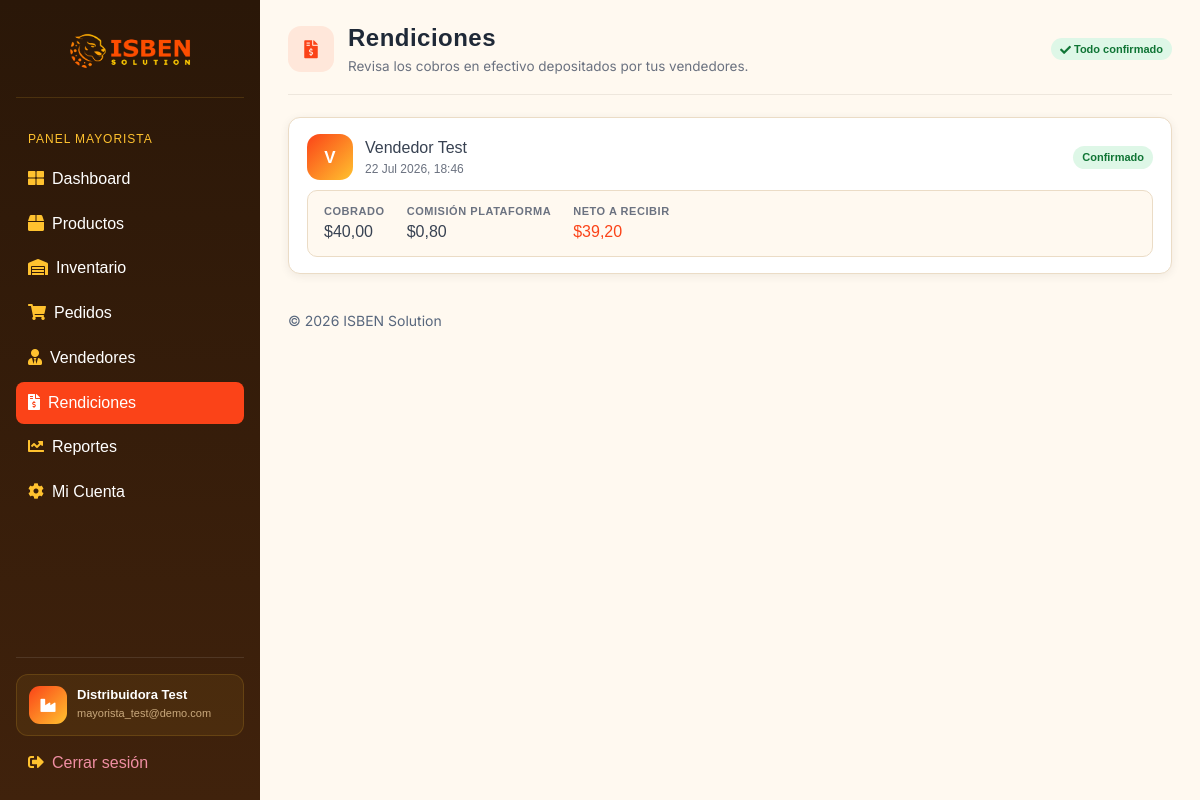
Page /mayorista/rendiciones/ (signed in) on the earlier database version.
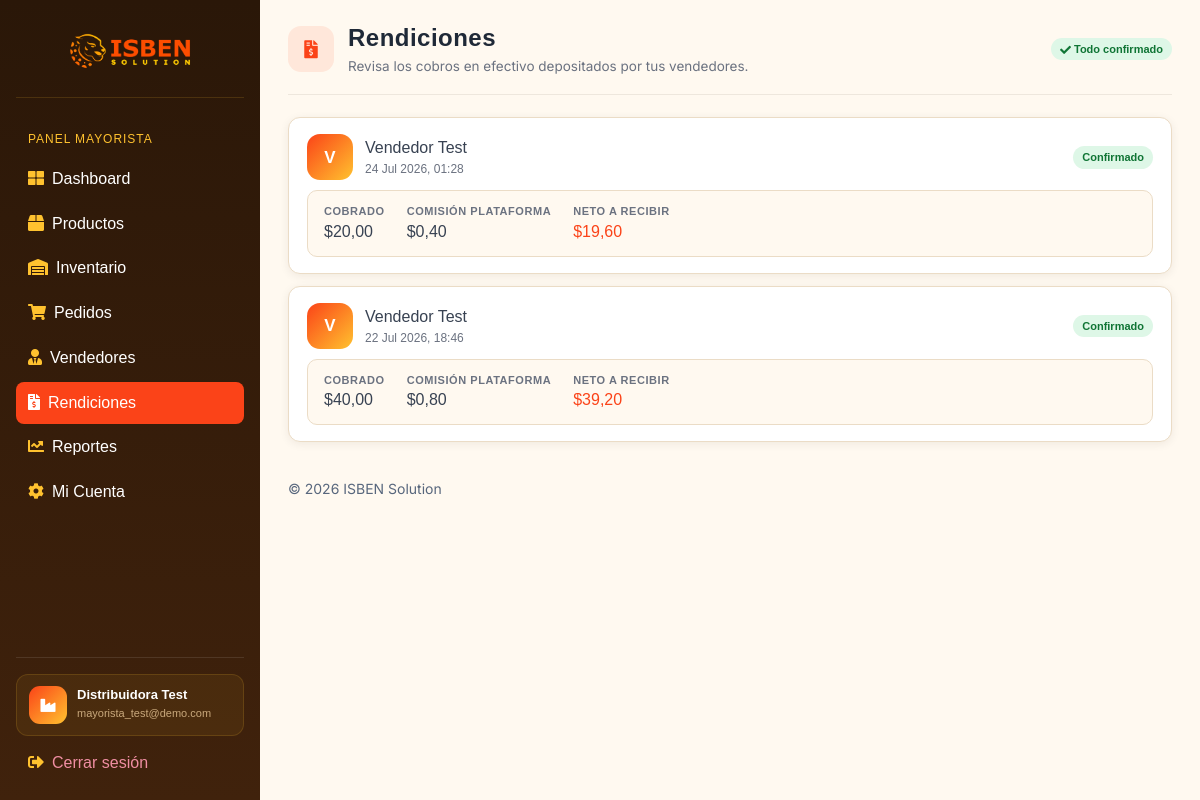
Same page on the later database version.
### appDjango/models.py (models this page shows, shortened)
class Rendicion(models.Model):
    ESTADO_CHOICES = [
        ("pendiente", "Pendiente"),
        ("confirmado", "Confirmado por mayorista"),
    ]
    vendedor = models.ForeignKey(
        Vendedor, on_delete=models.CASCADE, related_name="rendiciones"
    )
    mayorista = models.ForeignKey(
        Mayorista, on_delete=models.CASCADE, related_name="rendiciones"
    )
    total_cobrado = models.DecimalField(max_digits=12, decimal_places=2, default=0)
    total_comision = models.DecimalField(max_digits=12, decimal_places=2, default=0)
    estado = models.CharField(
        max_length=20, choices=ESTADO_CHOICES, default="pendiente"
    )
    creado_en = models.DateTimeField(auto_now_add=True, null=True)
    def calcular_total_neto(self):
        return self.total_cobrado - self.total_comision

class Vendedor(models.Model):
    TIPO_PERFIL_CHOICES = [
        ("general", "General"),
        ("especializado", "Especializado"),
    ]
    cuenta = models.OneToOneField(
        settings.AUTH_USER_MODEL,
        on_delete=models.CASCADE,
        related_name="perfil_vendedor",
    )
    mayorista = models.ForeignKey(
        Mayorista, on_delete=models.CASCADE, related_name="vendedores"
    )
    nombre = models.CharField(max_length=255)
    primer_login = models.BooleanField(default=True)
    tipo_perfil = models.CharField(
        max_length=20, choices=TIPO_PERFIL_CHOICES, default="general"
    )
    producto_asignado = models.ForeignKey(
        "Producto",
        on_delete=models.SET_NULL,
        blank=True,
        null=True,
        related_name="vendedores_asignados",
    )
    activo = models.BooleanField(default=True)

### appDjango/views.py (the view)
@mayorista_required
def mayorista_rendiciones(request):
    rendiciones = (
        Rendicion.objects.filter(mayorista=request.mayorista)
        .select_related("vendedor")
        .order_by("-id")
    )
    pendientes_qs = rendiciones.filter(estado="pendiente")
    total_pendiente = sum(r.calcular_total_neto() for r in pendientes_qs)
    return render(
        request,
        "mayorista/rendiciones.html",
        {
            "rendiciones": rendiciones,
            "pendientes": pendientes_qs.count(),
            "total_pendiente": total_pendiente,
        },
    )

### appDjango/templates/mayorista/rendiciones.html (shortened to what this page needs)
{% extends 'layouts/base.html' %}
{% block content %}
  <div class="pagina-cabecera">
    <div class="pagina-cabecera-titulo">
      <div class="pagina-cabecera-icono"><i class="fas fa-file-invoice-dollar"></i></div>
      <div>
        <h1>Rendiciones</h1>
        <p class="subtitulo">Revisa los cobros en efectivo depositados por tus vendedores.</p>
      </div>
    </div>
    <div class="pagina-cabecera-acciones">
      {% if pendientes > 0 %}
        <span class="portal-badge portal-badge-amber"><i class="fas fa-clock"></i>&nbsp;{{ pendientes }} pendiente{{ pendientes|pluralize }} · ${{ total_pendiente|floatformat:2 }}</span>
      {% else %}
        <span class="portal-badge portal-badge-green"><i class="fas fa-check"></i>&nbsp;Todo confirmado</span>
      {% endif %}
    </div>
  </div>
  {% for rendicion in rendiciones %}
    <div class="portal-list-card">
      <div class="portal-list-card-row">
        <div class="vendedor-cabecera" style="margin-bottom:0;">
          <div class="vendedor-avatar">{{ rendicion.vendedor.nombre|first|upper }}</div>
          <div>
            <strong>{{ rendicion.vendedor.nombre }}</strong>
            <div style="font-size:12px; color:hsl(var(--muted-foreground));">{{ rendicion.creado_en|date:"d M Y, H:i" }}</div>
          </div>
        </div>
        <div style="display:flex; align-items:center; gap:10px;">
          {% if rendicion.estado == 'confirmado' %}
            <span class="portal-badge portal-badge-green">Confirmado</span>
          {% endif %}
        </div>
      </div>
      <div class="rendicion-montos">
        <div class="rendicion-monto"><small>Cobrado</small><strong>${{ rendicion.total_cobrado }}</strong></div>
        <div class="rendicion-monto"><small>Comisión plataforma</small><strong>${{ rendicion.total_comision }}</strong></div>
        <div class="rendicion-monto"><small>Neto a recibir</small><strong class="neto">${{ rendicion.calcular_total_neto }}</strong></div>
      </div>
    </div>
  {% empty %}
    <p class="portal-empty">No hay rendiciones. Aparecerán cuando tus vendedores rindan sus cobros en efectivo.</p>
  {% endfor %}
{% endblock %}

Differences in the rows shown:
added Rendicion: vendedor.nombre|first "V", vendedor.nombre "Vendedor Test", creado_en "24 Jul 2026, 01:28", estado "Confirmado", total_cobrado "20,00", total_comision "0,40", calcular_total_neto "19,60"
